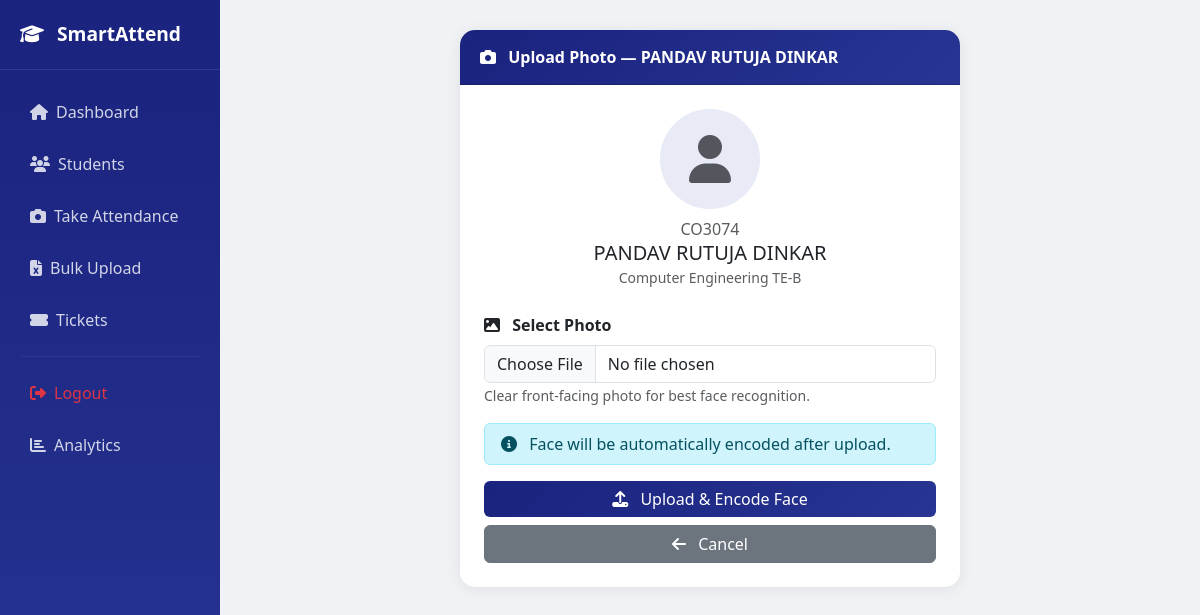
Screenshot of /students/3/upload-photo/ (signed in) with the database file from the repository.
### attendance/models.py (models this page shows, shortened)
class Student(models.Model):
    user = models.OneToOneField(
        User, on_delete=models.SET_NULL,
        null=True, blank=True
    )
    roll_number = models.CharField(max_length=20, unique=True)
    name = models.CharField(max_length=100)
    phone = models.CharField(max_length=15)
    email = models.EmailField(blank=True, null=True)
    department = models.ForeignKey(Department, on_delete=models.CASCADE)
    reference_image = models.ImageField(
        upload_to='student_photos/',
        blank=True, null=True
    )
    face_encoding = models.TextField(blank=True, null=True)
    created_at = models.DateTimeField(auto_now_add=True)

class Department(models.Model):
    name = models.CharField(max_length=100)
    created_at = models.DateTimeField(auto_now_add=True)
    def __str__(self):
        return self.name

### attendance/views.py (the view, shortened to what this page needs)
# urls.py: path('students/<int:student_id>/upload-photo/', views.upload_photo, name='upload_photo'),
@login_required
def upload_photo(request, student_id):
    student = get_object_or_404(Student, pk=student_id)
    return render(request, 'attendance/upload_photo.html', {
        'student': student,
        'is_teacher': True,
    })

### attendance/templates/attendance/upload_photo.html (shortened to what this page needs)
{% extends 'attendance/base.html' %}
{% block content %}
<div class="card" style="max-width:500px; margin:auto;">
    <div class="card-header">
        <i class="fas fa-camera me-2"></i>
        Upload Photo — {{ student.name }}
    </div>
    <div class="card-body p-4">
        <div class="text-center mb-4">
            {% if student.reference_image %}
            <img src="{{ student.reference_image.url }}" width="100" height="100"
                style="border-radius:50%; object-fit:cover;" class="mb-2">
            {% else %}
            <div style="width:100px; height:100px; border-radius:50%;
                        background:#e8eaf6; display:flex;
                        align-items:center; justify-content:center;
                        margin:auto;" class="mb-2">
                <i class="fas fa-user fa-3x text-muted"></i>
            </div>
            {% endif %}
            <p class="text-muted mb-0">{{ student.roll_number }}</p>
            <h5 class="mb-0">{{ student.name }}</h5>
            <small class="text-muted">{{ student.department }}</small>
        </div>
        <form method="POST" enctype="multipart/form-data">
            <div class="mb-3">
                <label class="form-label fw-bold">
                    <i class="fas fa-image me-2"></i> Select Photo
                </label>
                <input type="file" name="reference_image" class="form-control" accept="image/*" required>
                <small class="text-muted">
                    Clear front-facing photo for best face recognition.
                </small>
            </div>
            <div class="alert alert-info py-2">
                <i class="fas fa-info-circle me-2"></i>
                Face will be automatically encoded after upload.
            </div>
            <button type="submit" class="btn btn-primary w-100 mb-2">
                <i class="fas fa-upload me-2"></i> Upload & Encode Face
            </button>
            <a href="{% url 'student_list' %}" class="btn btn-secondary w-100">
                <i class="fas fa-arrow-left me-2"></i> Cancel
            </a>
        </form>
    </div>
</div>
{% endblock %}

### attendance/templates/attendance/base.html (style rules this page uses)
body { background: #f0f2f5; }
.card { border: none; border-radius: 15px; box-shadow: 0 2px 15px rgba(0, 0, 0, 0.08); }
.card-header { background: linear-gradient(135deg, #1a237e, #283593); color: white; border-radius: 15px 15px 0 0 !important; padding: 15px 20px; font-weight: bold; }
.btn-primary { background: linear-gradient(135deg, #1a237e, #283593); border: none; }

### rows the page displays
Student: name "PANDAV RUTUJA DINKAR", roll_number "CO3074", department "Computer Engineering TE-B"
